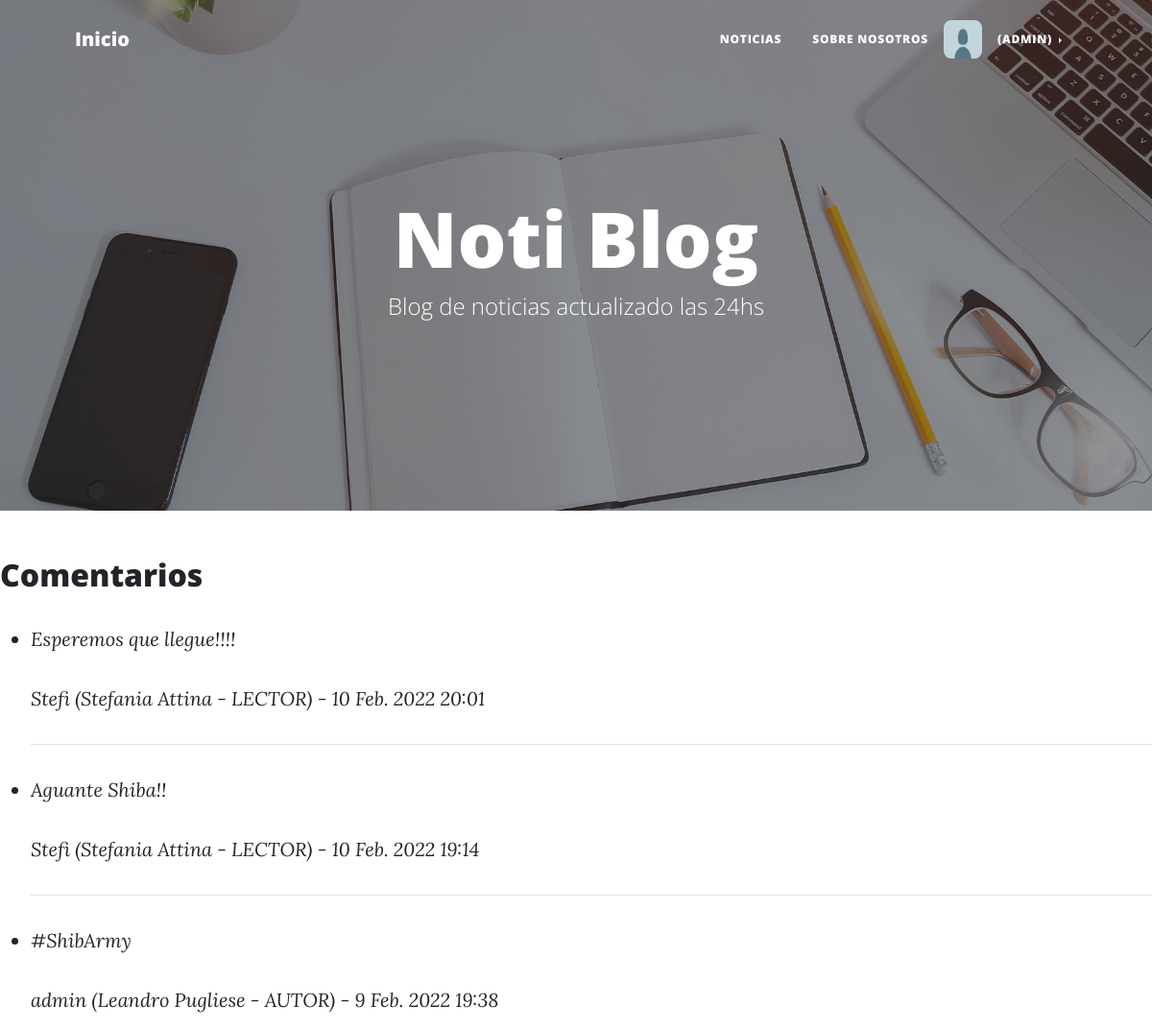
Before: /PlayApp/publicaciones_detalle/1/comentarios_lista/ (signed in, upper part) with the older database file.
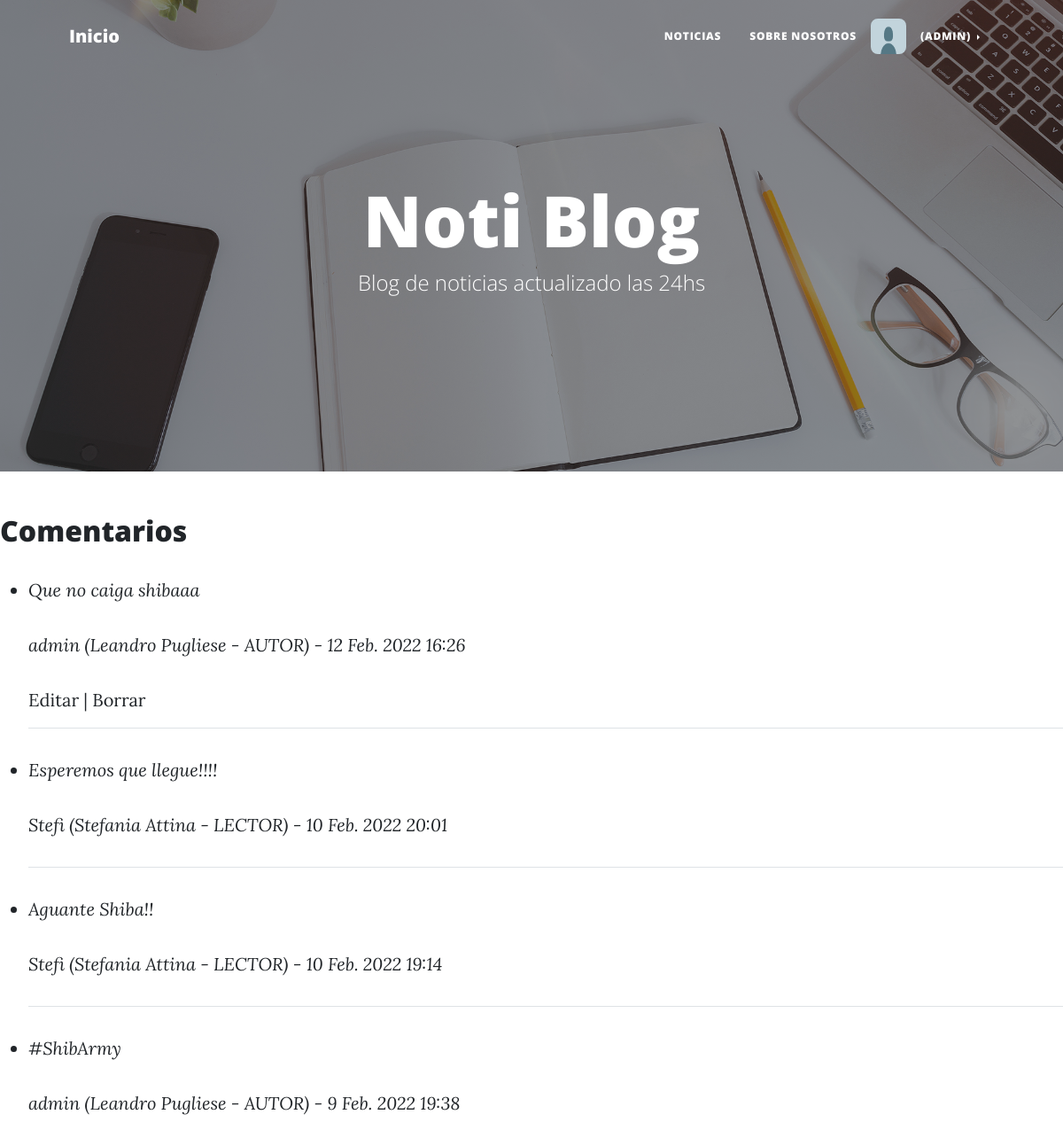
After: the same page with the newer database file.
### PlayApp/models.py (models this page shows, shortened)
class Comentario(models.Model):
    publicacion = models.ForeignKey(Publicacion, related_name="comentarios", on_delete=models.CASCADE, default="")
    nombre = models.ForeignKey(settings.AUTH_USER_MODEL, on_delete=models.CASCADE)
    comentario = models.TextField(max_length=300)
    fecha = models.DateTimeField(auto_now_add=True)

class Usuario(AbstractBaseUser):
    TIPO_USUARIO = [
        ("ADMIN","Admin"),
        ("LECTOR","Lector"),
        ("AUTOR","Autor"),
    ]
    username = models.CharField(max_length=40, unique=True)
    nombre = models.CharField(max_length=40)
    apellido = models.CharField(max_length=40)
    email = models.EmailField(max_length=254, verbose_name="email", unique=True)
    avatar = models.ImageField(upload_to=upload_avatar, null=True, blank=True)
    tipo = models.CharField(max_length=6, choices=TIPO_USUARIO, default="LECTOR")
    date_joined = models.DateTimeField(verbose_name="Fecha de Registro", auto_now_add=True)
    last_login = models.DateTimeField(verbose_name="Ultima Conexión", auto_now=True)
    is_admin = models.BooleanField(default=False)
    is_active = models.BooleanField(default=True)
    is_staff = models.BooleanField(default=False)
    is_superuser = models.BooleanField(default=False)
    USERNAME_FIELD = "username" #Buscar si se puede poner que sea nombre de usuario o email, que de la opcion de loguear ocn cualquiera de los dos.
    REQUIRED_FIELDS = ["nombre", "apellido", "email", "avatar", "tipo"] #No pongo 'username' porque ya es requerido al ser USERNAME_FIELD (dato usado para loggearse)
    objects = Manager_Usuario()
    def __str__(self):
        return f"{self.username}  ({self.nombre}  {self.apellido} - {self.tipo})"

### PlayApp/views.py (the view)
# urls.py: path("publicaciones_detalle/<int:pk>/comentarios_lista/", views.comentarios_lista, name = "Lista Comentarios" ),
def comentarios_lista(request, pk):
    contexto = {}
    publicacion = get_object_or_404(Publicacion, pk=pk)
    comentarios = publicacion.comentarios.all().order_by("-fecha")
    contexto['publicacion'] = publicacion
    contexto['comentarios'] = comentarios
    return render(request, 'PlayApp/T06.1-comentarios_lista.html', contexto)

### PlayApp/Templates/PlayApp/T06.1-comentarios_lista.html (shortened to what this page needs)
{% extends "PlayApp/T01-view.html" %}
{% load static %}
{% block ContenidoTemplate %}
<body>
    <div class="w3-container">
        <h2>Comentarios</h2>
        <ul>
        {% for comentario in comentarios %}
            <li>
                <p><i>{{ comentario.comentario }}</i></p>
                <p><i>{{ comentario.nombre }} - {{ comentario.fecha }}</i></p>
                {% if user == comentario.nombre %}
                    <a href="{% url 'Update Comentarios' comentario.id %}">Editar</a> |
                    <a href="{% url 'Delete Comentarios' comentario.id %}">Borrar</a>
                {% endif %}
                <hr>
                {% endfor %}
            </li>
        </ul>
    </div>
</body>
{% endblock %}

Changed rows visible on the page:
added Comentario: comentario "Que no caiga shibaaa", nombre "admin (Leandro Pugliese - AUTOR)", fecha "12 Feb. 2022 16:26", shows "Editar"
